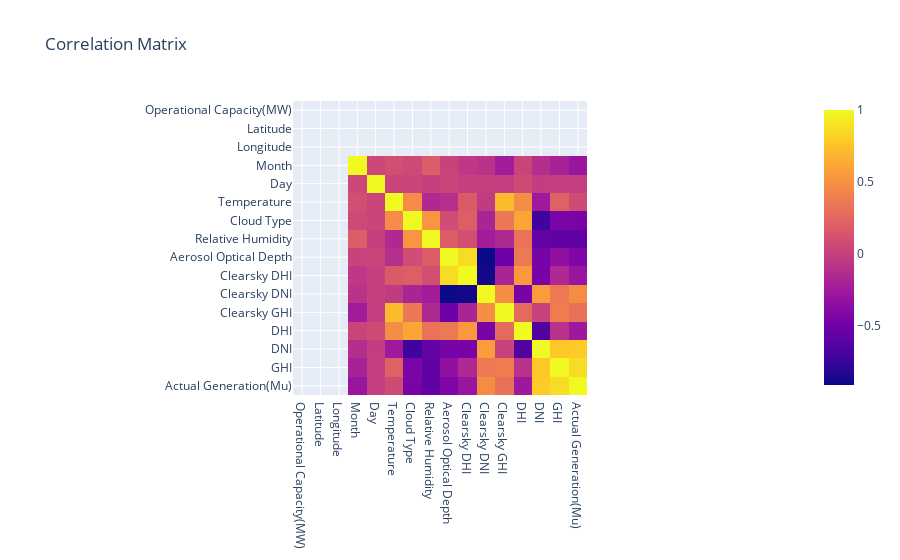

Notebook code for this chart:
### Code cell
fig = px.imshow(num_df.corr(), title="Correlation Matrix")
fig.show()

### Figure 1 — Plotly figure (JSON) as saved in the notebook; plotly's stock layout.template omitted (floating-point values rounded to 4 significant figures; data arrays with more than 128 entries replaced by an {"elided": "..."} marker saying what was removed)
{"data": [{"coloraxis": "coloraxis", "hovertemplate": "x: %{x}<br>y: %{y}<br>color: %{z}<extra></extra>", "name": "0", "type": "heatmap", "x": ["Operational Capacity(MW)", "Latitude", "Longitude", "Month", "Day", "Temperature", "Cloud Type", "Relative Humidity", "Aerosol Optical Depth", "Clearsky DHI", "Clearsky DNI", "Clearsky GHI", "DHI", "DNI", "GHI", "Actual Generation(Mu)"], "xaxis": "x", "y": ["Operational Capacity(MW)", "Latitude", "Longitude", "Month", "Day", "Temperature", "Cloud Type", "Relative Humidity", "Aerosol Optical Depth", "Clearsky DHI", "Clearsky DNI", "Clearsky GHI", "DHI", "DNI", "GHI", "Actual Generation(Mu)"], "yaxis": "y", "z": {"elided": "16x16 float values"}}], "layout": {"coloraxis": {"colorscale": [[0, "#0d0887"], [0.1111, "#46039f"], [0.2222, "#7201a8"], [0.3333, "#9c179e"], [0.4444, "#bd3786"], [0.5556, "#d8576b"], [0.6667, "#ed7953"], [0.7778, "#fb9f3a"], [0.8889, "#fdca26"], [1, "#f0f921"]]}, "title": {"text": "Correlation Matrix"}, "xaxis": {"anchor": "y", "constrain": "domain", "domain": [0, 1], "scaleanchor": "y"}, "yaxis": {"anchor": "x", "autorange": "reversed", "constrain": "domain", "domain": [0, 1]}}}
